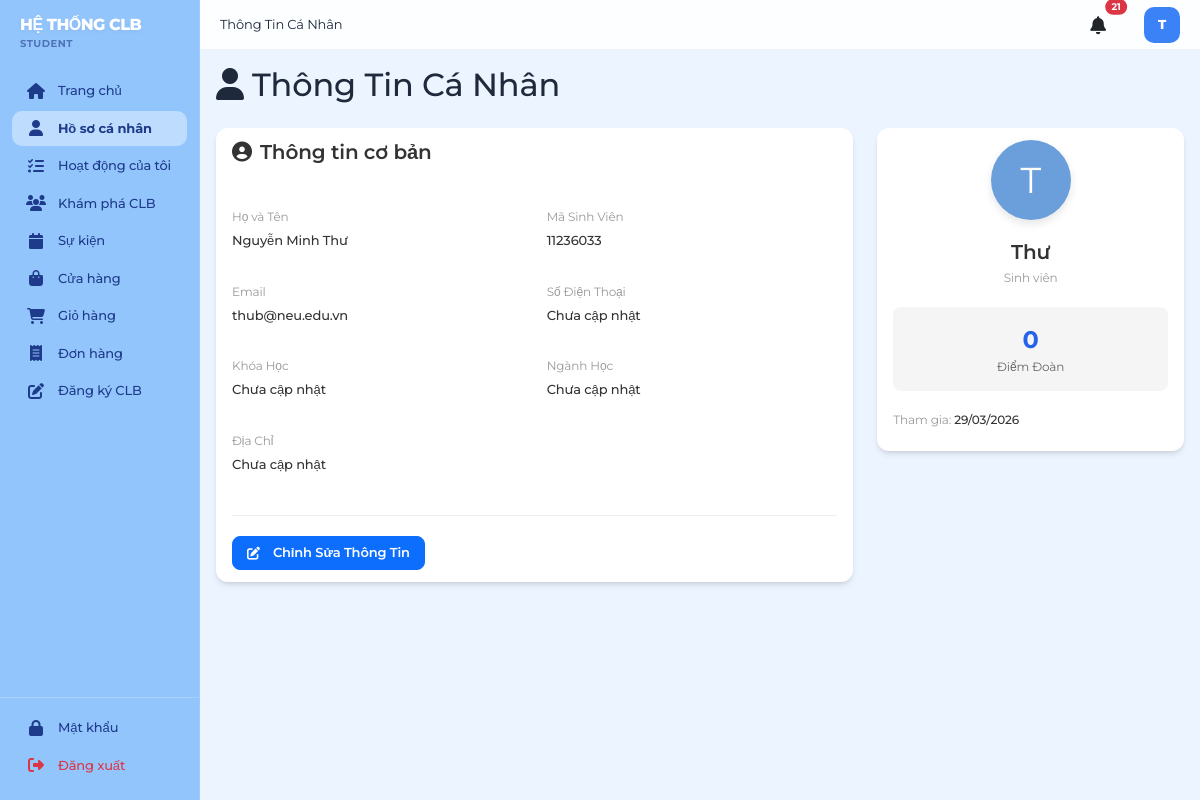
Page /student/profile (signed in) on the committed database.
### models.py (models this page shows, shortened)
class User(db.Model):
    __tablename__ = 'users'
    id = db.Column(db.Integer, primary_key=True)
    username = db.Column(db.String(120), unique=True, nullable=False)
    email = db.Column(db.String(120), unique=True, nullable=False)
    password_hash = db.Column(db.String(255), nullable=False)
    user_type = db.Column(db.String(20), nullable=False)  # student, club, admin
    status = db.Column(db.String(20), default=STATUS_ACTIVE)  # active, inactive
    created_at = db.Column(db.DateTime, default=datetime.utcnow)
    updated_at = db.Column(db.DateTime, default=datetime.utcnow, onupdate=datetime.utcnow)
    student_profile = db.relationship('Student', backref='user', uselist=False, cascade='all, delete-orphan')
    club_profile = db.relationship('Club', backref='user', uselist=False, cascade='all, delete-orphan', foreign_keys='Club.user_id')
    def is_student(self):
        return self.user_type == USER_TYPE_STUDENT
    def is_club(self):
        return self.user_type == USER_TYPE_CLUB

class Student(db.Model):
    __tablename__ = 'students'
    id = db.Column(db.Integer, primary_key=True)
    user_id = db.Column(db.Integer, db.ForeignKey('users.id'), nullable=False)
    student_code = db.Column(db.String(50), unique=True, nullable=False)
    full_name = db.Column(db.String(200), nullable=False)
    phone = db.Column(db.String(20))
    address = db.Column(db.String(255))
    university_year = db.Column(db.Integer)  # Năm học
    major = db.Column(db.String(100))
    avatar_url = db.Column(db.String(255))
    achievement_points = db.Column(db.Integer, default=0)  # Điểm Đoàn
    created_at = db.Column(db.DateTime, default=datetime.utcnow)
    updated_at = db.Column(db.DateTime, default=datetime.utcnow, onupdate=datetime.utcnow)
    club_applications = db.relationship('ClubApplication', backref='student', cascade='all, delete-orphan')
    event_registrations = db.relationship('EventRegistration', backref='student', cascade='all, delete-orphan')
    orders = db.relationship('Order', backref='student', cascade='all, delete-orphan')

### app.py (the view)
@app.route('/student/profile')
@login_required
def student_profile():
    if not current_user.is_student():
        return redirect(url_for('index'))
    student = current_user.student_profile
    return render_template('student/profile.html', student=student)

### templates/student/profile.html (shortened to what this page needs)
{% extends "base.html" %}
{% block page_title %}Thông Tin Cá Nhân{% endblock %}
{% block content %}
<h2 class="page-title mb-4">
    <i class="fas fa-user me-2"></i>Thông Tin Cá Nhân
</h2>
<div class="row">
    <div class="col-md-8">
        <div class="card">
            <div class="card-body p-4">
                <div class="row mb-4">
                    <div class="col-12">
                        <h5 style="color: #333; font-weight: 600; margin-bottom: 20px;">
                            <i class="fas fa-user-circle me-2"></i>Thông tin cơ bản
                        </h5>
                    </div>
                </div>
                <div class="row mb-3">
                    <div class="col-md-6">
                        <p style="color: #999; font-size: 12px; margin-bottom: 5px;">Họ và Tên</p>
                        <p style="color: #333; font-weight: 500;">{{ student.full_name or 'Chưa cập nhật' }}</p>
                    </div>
                    <div class="col-md-6">
                        <p style="color: #999; font-size: 12px; margin-bottom: 5px;">Mã Sinh Viên</p>
                        <p style="color: #333; font-weight: 500;">{{ student.student_code or 'Chưa cập nhật' }}</p>
                    </div>
                </div>
                <div class="row mb-3">
                    <div class="col-md-6">
                        <p style="color: #999; font-size: 12px; margin-bottom: 5px;">Email</p>
                        <p style="color: #333; font-weight: 500;">{{ current_user.email }}</p>
                    </div>
                    <div class="col-md-6">
                        <p style="color: #999; font-size: 12px; margin-bottom: 5px;">Số Điện Thoại</p>
                        <p style="color: #333; font-weight: 500;">{{ student.phone or 'Chưa cập nhật' }}</p>
                    </div>
                </div>
                <div class="row mb-3">
                    <div class="col-md-6">
                        <p style="color: #999; font-size: 12px; margin-bottom: 5px;">Khóa Học</p>
                        <p style="color: #333; font-weight: 500;">{{ student.university_year or 'Chưa cập nhật' }}</p>
                    </div>
                    <div class="col-md-6">
                        <p style="color: #999; font-size: 12px; margin-bottom: 5px;">Ngành Học</p>
                        <p style="color: #333; font-weight: 500;">{{ student.major or 'Chưa cập nhật' }}</p>
                    </div>
                </div>
                <div class="row">
                    <div class="col-12">
                        <p style="color: #999; font-size: 12px; margin-bottom: 5px;">Địa Chỉ</p>
                        <p style="color: #333; font-weight: 500;">{{ student.address or 'Chưa cập nhật' }}</p>
                    </div>
                </div>
                <div style="margin-top: 25px; padding-top: 20px; border-top: 1px solid #eee;">
                    <a href="{{ url_for('student_profile_edit') }}" class="btn btn-primary">
                        <i class="fas fa-edit me-2"></i>Chỉnh Sửa Thông Tin
                    </a>
                </div>
            </div>
        </div>
    </div>
    <div class="col-md-4">
        <div class="card">
            <div class="card-body p-4 text-center">
                {% if student.avatar_url %}
                <div style="width: 120px; height: 120px; margin: 0 auto 20px; border-radius: 50%; overflow: hidden; border: 4px solid #fff; box-shadow: 0 4px 8px rgba(0,0,0,0.1);">
                    <img src="{{ student.avatar_url }}" alt="Avatar" style="width: 100%; height: 100%; object-fit: cover;">
                </div>
                {% else %}
                <div style="width: 80px; height: 80px; background: #6A9FDB; border-radius: 50%; margin: 0 auto 20px; display: flex; align-items: center; justify-content: center; color: white; font-size: 36px; box-shadow: 0 4px 8px rgba(0,0,0,0.1);">
                    {{ current_user.username[0].upper() }}
                </div>
                {% endif %}
                <h5 style="color: #333; font-weight: 600; margin-bottom: 5px;">{{ current_user.username }}</h5>
                <p style="color: #999; font-size: 12px; margin-bottom: 20px;">Sinh viên</p>
                <div style="background: #f5f5f5; padding: 15px; border-radius: 8px; margin-bottom: 20px;">
                    <div style="font-size: 24px; color: #2563EB; font-weight: bold;">0</div>
                    <p style="color: #666; font-size: 12px; margin: 0;">Điểm Đoàn</p>
                </div>
                <div style="text-align: left; font-size: 12px;">
                    <div style="margin-bottom: 10px;">
                        <span style="color: #999;">Tham gia: </span>
                        <span style="color: #333; font-weight: 500;">
                            {% if student.created_at %}
                                {{ student.created_at.strftime('%d/%m/%Y') }}
                            {% else %}
                                Chưa cập nhật
                            {% endif %}
                        </span>
                    </div>
                </div>
            </div>
        </div>
    </div>
</div>
{% endblock %}

### templates/base.html (shortened to what this page needs)
<!DOCTYPE html>
<html lang="vi">
<head>
    <link href="https://cdn.jsdelivr.net/npm/bootstrap@5.3.0/dist/css/bootstrap.min.css" rel="stylesheet">
    <link rel="stylesheet" href="https://cdnjs.cloudflare.com/ajax/libs/font-awesome/6.4.0/css/all.min.css">
<link rel="stylesheet" href="{{ url_for('static', filename='css/style.css') }}">
</head>
<body>
    <div class="layout">
        {% if not hide_sidebar %}
        <div class="sidebar">
            <div class="logo">
                <h5>HỆ THỐNG CLB</h5>
                <p>{% if current_user.is_authenticated %}{{ current_user.user_type }}{% else %}Sinh viên{% endif %}</p>
            </div>
            <nav class="sidebar-nav">
                {% if current_user.is_authenticated %}
                    {% if current_user.is_student() %}
                        <div class="nav-item">
                            <a href="{{ url_for('student_dashboard') }}" class="nav-link {% if request.endpoint == 'student_dashboard' %}active{% endif %}">
                                <i class="fas fa-home"></i> Trang chủ
                            </a>
                        </div>
                        <div class="nav-item">
                            <a href="{{ url_for('student_profile') }}" class="nav-link {% if request.endpoint and 'profile' in request.endpoint %}active{% endif %}">
                                <i class="fas fa-user"></i> Hồ sơ cá nhân
                            </a>
                        </div>
                        <div class="nav-item">
                            <a href="{{ url_for('student_activities') }}" class="nav-link {% if request.endpoint == 'student_activities' %}active{% endif %}">
                                <i class="fas fa-tasks"></i> Hoạt động của tôi
                            </a>
                        </div>
                        <div class="nav-item">
                            <a href="{{ url_for('student_clubs') }}" class="nav-link {% if request.endpoint == 'student_clubs' %}active{% endif %}">
                                <i class="fas fa-users"></i> Khám phá CLB
                            </a>
                        </div>
                        <div class="nav-item">
                            <a href="{{ url_for('student_events') }}" class="nav-link {% if request.endpoint == 'student_events' %}active{% endif %}">
                                <i class="fas fa-calendar"></i> Sự kiện
                            </a>
                        </div>
                        <div class="nav-item">
                            <a href="{{ url_for('products_list') }}" class="nav-link {% if 'product' in request.endpoint|string %}active{% endif %}">
                                <i class="fas fa-shopping-bag"></i> Cửa hàng
                            </a>
                        </div>
                        <div class="nav-item">
                            <a href="{{ url_for('cart') }}" class="nav-link {% if request.endpoint == 'cart' %}active{% endif %}">
                                <i class="fas fa-shopping-cart"></i> Giỏ hàng
                            </a>
                        </div>
                        <div class="nav-item">
                            <a href="{{ url_for('orders_list') }}" class="nav-link {% if request.endpoint == 'orders_list' %}active{% endif %}">
                                <i class="fas fa-receipt"></i> Đơn hàng
                            </a>
                        </div>
                        <div class="nav-item">
                            <a href="{{ url_for('student_club_register') }}" class="nav-link {% if request.endpoint == 'student_club_register' %}active{% endif %}">
                                <i class="fas fa-edit"></i> Đăng ký CLB
                            </a>
                        </div>
                    {% endif %}
                {% endif %}
            </nav>
            {% if current_user.is_authenticated %}
            <div class="sidebar-footer">
                <div class="nav-item">
                    <a href="{{ url_for('change_credentials') }}" class="nav-link {% if request.endpoint == 'change_credentials' %}active{% endif %}">
                        <i class="fas fa-lock"></i> Mật khẩu
                    </a>
                </div>
                <div class="nav-item">
                    <a href="{{ url_for('logout') }}" class="nav-link text-danger">
                        <i class="fas fa-sign-out-alt"></i> Đăng xuất
                    </a>
                </div>
            </div>
            {% endif %}
        </div>
        {% endif %}
        <div class="main-container {% if hide_sidebar %}no-sidebar{% endif %}">
            {% if not hide_sidebar %}
            <div class="top-header">
                <div class="header-left">
                    {% block page_title %}{% endblock %}
                </div>
                <div class="header-right">
                    <a href="{{ url_for('notifications_list') }}" class="notification-icon position-relative text-dark text-decoration-none me-3">
                        <i class="fas fa-bell"></i>
                        {% if unread_count > 0 %}
                        <span class="position-absolute top-0 start-100 translate-middle badge rounded-pill bg-danger" style="font-size: 0.6rem; padding: 0.35em 0.65em; border: 2px solid #fff;">
                            {{ unread_count if unread_count < 100 else '99+' }}
                        </span>
                        {% endif %}
                    </a>
                    {% if current_user.is_authenticated %}
                        {% set avatar = None %}
                        {% if current_user.is_student() and current_user.student_profile and current_user.student_profile.avatar_url %}
                            {% set avatar = current_user.student_profile.avatar_url %}
                        {% elif current_user.is_club() and current_user.club_profile and current_user.club_profile.logo_url %}
                            {% set avatar = current_user.club_profile.logo_url %}
                        {% endif %}
                        {% if avatar %}
                        <div class="user-avatar border border-2 shadow-sm" title="{{ current_user.username }}">
                            <img src="{{ avatar }}" alt="Avatar" style="width: 100%; height: 100%; object-fit: cover; border-radius: 50%;">
                        </div>
                        {% else %}
                        <div class="user-avatar" title="{{ current_user.username or 'User' }}">
                            {{ (current_user.username[0].upper() if current_user.username else '?') }}
                        </div>
                        {% endif %}
                    {% endif %}
                </div>
            </div>
            {% endif %}
            <div class="content-area">
                {% block content %}{% endblock %}
            </div>
        </div>
    </div>
</body>
</html>

### rows in the picture
User: user_type "STUDENT", username "T", email "thub@neu.edu.vn", username "Thư"
Student: full_name "Nguyễn Minh Thư", student_code "11236033", phone "Chưa cập nhật", university_year "Chưa cập nhật", major "Chưa cập nhật", address "Chưa cập nhật", created_at "29/03/2026"

### other values in the picture
{{ unread_count if unread_count < 100 else '99+' }} "21"
